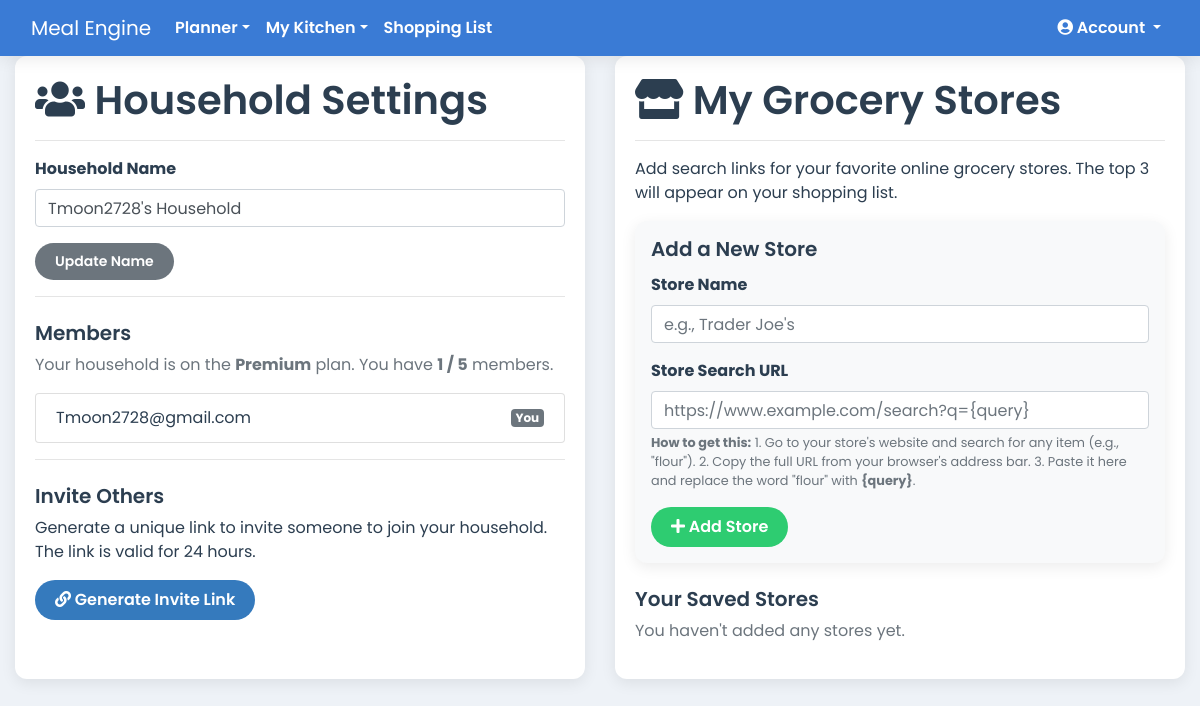
The app's page /profile (signed in) with its own data.
### app.py (models this page shows)
class Household(db.Model):
    id = db.Column(db.Integer, primary_key=True)
    name = db.Column(db.String(100), nullable=False)
    recipes = db.relationship('Recipe', backref='household', lazy=True, cascade="all, delete-orphan")
    pantry_items = db.relationship('PantryItem', backref='household', lazy=True, cascade="all, delete-orphan")
    meal_plans = db.relationship('MealPlan', backref='household', lazy=True, cascade="all, delete-orphan")
    invitations = db.relationship('HouseholdInvitation', backref='household', lazy=True, cascade="all, delete-orphan")
    saved_meals = db.relationship('SavedMeal', backref='household', lazy=True, cascade="all, delete-orphan")
    historical_plans = db.relationship('HistoricalPlan', backref='household', lazy=True, cascade="all, delete-orphan")
    grocery_stores = db.relationship('GroceryStore', backref='household', lazy=True, cascade="all, delete-orphan")
    shopping_list_items = db.relationship('ShoppingListItem', backref='household', lazy=True, cascade="all, delete-orphan")

class User(db.Model, UserMixin):
    id = db.Column(db.Integer, primary_key=True)
    email = db.Column(db.String(150), unique=True, nullable=False)
    password = db.Column(db.String(150), nullable=False)
    household_id = db.Column(db.Integer, db.ForeignKey('household.id'))
    household = db.relationship('Household', backref='members')
    recipes = db.relationship('Recipe', backref='author', lazy=True)
    subscription_plan = db.Column(db.String(50), nullable=False, default='free')
    stripe_customer_id = db.Column(db.String(255), unique=True, nullable=True)
    stripe_subscription_id = db.Column(db.String(255), unique=True, nullable=True)
    ai_credits = db.Column(db.Integer, nullable=False, default=5)
    @property
    def is_premium_or_elite(self):
        return self.subscription_plan in ['premium', 'elite']

### app.py (the view, shortened to what this page needs)
@app.route('/profile', methods=['GET', 'POST'])
@login_required
def profile():
    household_owner = User.query.filter_by(id=current_user.household.members[0].id).first()
    member_limit = app.config['HOUSEHOLD_LIMITS'].get(household_owner.subscription_plan, 2)
    is_full = len(current_user.household.members) >= member_limit
    stores = GroceryStore.query.filter_by(household_id=current_user.household_id).order_by(GroceryStore.name).all()
    return render_template('profile.html', stores=stores, member_limit=member_limit, is_full=is_full)

### app.py (called while the page is built)
@app.context_processor
def inject_cache_buster():
    return dict(cache_buster=int(time.time()))

@app.before_request
def before_request():
    g.current_month_name = date.today().strftime('%B')

@login_manager.user_loader
def load_user(user_id):
    return db.session.get(User, int(user_id))

### templates/profile.html (shortened to what this page needs)
{% extends 'base.html' %}
{% block content %}
<div class="row">
    <div class="col-12 col-md-6 mb-4">
        <div class="card h-100">
            <div class="card-body">
                <h1 class="card-title"><i class="fas fa-users"></i> Household Settings</h1>
                <hr>
                <form method="POST" action="{{ url_for('profile') }}">
                    <div class="form-group">
                        <label for="household_name"><strong>Household Name</strong></label>
                        <input type="text" class="form-control" id="household_name" name="household_name" value="{{ current_user.household.name }}" required>
                    </div>
                    <button type="submit" class="btn btn-secondary btn-sm">Update Name</button>
                </form>
                <hr>
                <h5 class="mt-4">Members</h5>
                <p class="text-muted">
                    Your household is on the <strong>{{ current_user.household.members[0].subscription_plan|capitalize }}</strong> plan.
                    You have <strong>{{ current_user.household.members|length }} / {{ member_limit if member_limit != 'inf' else 'Unlimited' }}</strong> members.
                </p>
                <ul class="list-group">
                    {% for member in current_user.household.members %}
                    <li class="list-group-item d-flex justify-content-between align-items-center">
                        {{ member.email }}
                        {% if member.id != current_user.id %}
                        <form method="POST" action="{{ url_for('profile') }}" onsubmit="return confirm('Are you sure you want to remove {{ member.email }} from your household?');">
                            <input type="hidden" name="action" value="remove_member">
                            <input type="hidden" name="member_id" value="{{ member.id }}">
                            <button type="submit" class="btn btn-danger btn-sm">Remove</button>
                        </form>
                        {% else %}
                        <span class="badge badge-secondary">You</span>
                        {% endif %}
                    </li>
                    {% endfor %}
                </ul>
                <hr>
                <h5 class="mt-4">Invite Others</h5>
                {% if is_full %}
                    <div class="alert alert-warning">
                        Your household has reached the member limit for your plan.
                        <a href="{{ url_for('pricing') }}" class="alert-link">Upgrade your plan</a> to invite more members.
                    </div>
                    <button id="generate-invite-btn" class="btn btn-primary" disabled><i class="fas fa-link"></i> Generate Invite Link</button>
                {% else %}
                    <p>Generate a unique link to invite someone to join your household. The link is valid for 24 hours.</p>
                    <button id="generate-invite-btn" class="btn btn-primary"><i class="fas fa-link"></i> Generate Invite Link</button>
                {% endif %}
            </div>
        </div>
    </div>
    <div class="col-12 col-md-6 mb-4">
        <div class="card h-100">
            <div class="card-body">
                <h1 class="card-title"><i class="fas fa-store"></i> My Grocery Stores</h1>
                <hr>
                <p>Add search links for your favorite online grocery stores. The top 3 will appear on your shopping list.</p>
                <div class="card bg-light p-3 mb-4">
                    <h5 class="card-title">Add a New Store</h5>
                    <form method="POST" action="{{ url_for('profile') }}">
                        <div class="form-group">
                            <label for="name"><strong>Store Name</strong></label>
                            <input type="text" class="form-control" id="name" name="name" placeholder="e.g., Trader Joe's" required>
                        </div>
                        <div class="form-group">
                            <label for="search_url"><strong>Store Search URL</strong></label>
                            <input type="url" class="form-control" id="search_url" name="search_url" placeholder="https://www.example.com/search?q={query}" required>
                            <small class="form-text text-muted">
                                <strong>How to get this:</strong>
                                1. Go to your store's website and search for any item (e.g., "flour").
                                2. Copy the full URL from your browser's address bar.
                                3. Paste it here and replace the word "flour" with <strong>{query}</strong>.
                            </small>
                        </div>
                        <button type="submit" class="btn btn-success"><i class="fas fa-plus"></i> Add Store</button>
                    </form>
                </div>
                <h5>Your Saved Stores</h5>
                {% if stores %}
                <ul class="list-group">
                    {% for store in stores %}
                    <li class="list-group-item d-flex justify-content-between align-items-center">
                        <div>
                            <strong>{{ store.name }}</strong>
                            <br>
                            <small class="text-muted">{{ store.search_url }}</small>
                        </div>
                        <form method="POST" action="{{ url_for('profile') }}" onsubmit="return confirm('Are you sure you want to delete this store?');">
                            <input type="hidden" name="action" value="delete_store">
                            <input type="hidden" name="store_id" value="{{ store.id }}">
                            <button type="submit" class="btn btn-danger btn-sm"><i class="fas fa-trash"></i></button>
                        </form>
                    </li>
                    {% endfor %}
                </ul>
                {% else %}
                <p class="text-muted">You haven't added any stores yet.</p>
                {% endif %}
            </div>
        </div>
    </div>
</div>
{% endblock %}

### static/css/style.css (style rules this page uses)
:root { --primary-blue: #3a7bd5; --secondary-blue: #357abd; --light-bg: #eef2f7; --card-bg: #ffffff; --text-dark: #2c3e50; --text-light: #5a6a7a; --danger-red: #e74c3c; --success-green: #2ecc71; --info-cyan: #1abc9c; --snack-teal: #20c997; --shadow: 0 4px 15px rgba(0, 0, 0, 0.08); }
body { font-family: 'Poppins', sans-serif; font-weight: 400; background-color: var(--light-bg); color: var(--text-dark); }
.btn { border-radius: 20px; padding: 8px 20px; border: none; font-weight: 600; transition: all 0.3s ease; }
.btn-primary { background-color: var(--secondary-blue); color: white; }
.btn-success { background-color: var(--success-green); }
h1, h2, h3, h4, h5 { color: var(--text-dark); font-weight: 600; }
.card, .jumbotron { background-color: var(--card-bg); border: none; border-radius: 12px; box-shadow: var(--shadow); }
.card { transition: transform 0.2s ease-in-out, box-shadow 0.2s ease-in-out; }

### records on screen
Household: household_name "Tmoon2728's Household"
User: household "Premium", email "Tmoon2728@gmail.com", shows "You"

### other values on screen
{{ current_user.household.members|length }} "1"
{{ member_limit if member_limit != 'inf' else 'Unlimited' }} "5"
